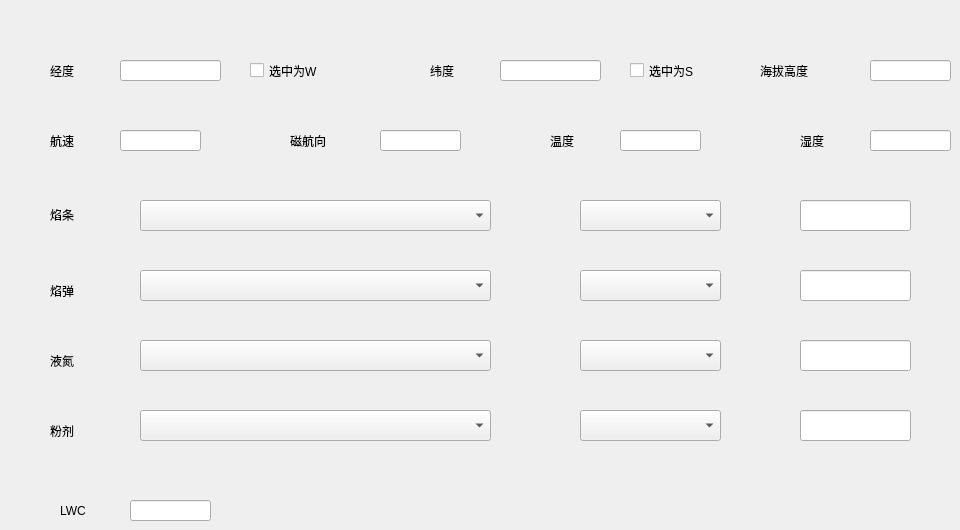
   <widget class="QWidget" name="tab_6">
    <attribute name="title">
     <string>北斗作业信息</string>
    </attribute>
    <widget class="QLabel" name="label_197">
     <property name="geometry">
      <rect>
       <x>50</x>
       <y>60</y>
       <width>51</width>
       <height>21</height>
      </rect>
     </property>
     <property name="text">
      <string>经度</string>
     </property>
    </widget>
    <widget class="QLineEdit" name="beidouWorkInfo_0">
     <property name="geometry">
      <rect>
       <x>120</x>
       <y>60</y>
       <width>101</width>
       <height>21</height>
      </rect>
     </property>
    </widget>
    <widget class="QLabel" name="label_198">
     <property name="geometry">
      <rect>
       <x>430</x>
       <y>60</y>
       <width>51</width>
       <height>21</height>
      </rect>
     </property>
     <property name="text">
      <string>纬度</string>
     </property>
    </widget>
    <widget class="QLineEdit" name="beidouWorkInfo_1">
     <property name="geometry">
      <rect>
       <x>500</x>
       <y>60</y>
       <width>101</width>
       <height>21</height>
      </rect>
     </property>
     <property name="text">
      <string/>
     </property>
    </widget>
    <widget class="QLineEdit" name="beidouWorkInfo_2">
     <property name="geometry">
      <rect>
       <x>870</x>
       <y>60</y>
       <width>81</width>
       <height>21</height>
      </rect>
     </property>
     <property name="text">
      <string/>
     </property>
    </widget>
    <widget class="QLabel" name="label_199">
     <property name="geometry">
      <rect>
       <x>760</x>
       <y>60</y>
       <width>81</width>
       <height>21</height>
      </rect>
     </property>
     <property name="text">
      <string>海拔高度</string>
     </property>
    </widget>
    <widget class="QLineEdit" name="beidouWorkInfo_3">
     <property name="geometry">
      <rect>
       <x>120</x>
       <y>130</y>
       <width>81</width>
       <height>21</height>
      </rect>
     </property>
     <property name="text">
      <string/>
     </property>
    </widget>
    <widget class="QLabel" name="label_200">
     <property name="geometry">
      <rect>
       <x>50</x>
       <y>130</y>
       <width>51</width>
       <height>21</height>
      </rect>
     </property>
     <property name="text">
      <string>航速</string>
     </property>
    </widget>
    <widget class="QLabel" name="label_201">
     <property name="geometry">
      <rect>
       <x>290</x>
       <y>130</y>
       <width>61</width>
       <height>21</height>
      </rect>
     </property>
     <property name="text">
      <string>磁航向</string>
     </property>
    </widget>
    <widget class="QLineEdit" name="beidouWorkInfo_4">
     <property name="geometry">
      <rect>
       <x>380</x>
       <y>130</y>
       <width>81</width>
       <height>21</height>
      </rect>
     </property>
     <property name="text">
      <string/>
     </property>
    </widget>
    <widget class="QLabel" name="label_202">
     <property name="geometry">
      <rect>
       <x>550</x>
       <y>130</y>
       <width>51</width>
       <height>21</height>
      </rect>
     </property>
     <property name="text">
      <string>温度</string>
     </property>
    </widget>
    <widget class="QLineEdit" name="beidouWorkInfo_5">
     <property name="geometry">
      <rect>
       <x>620</x>
       <y>130</y>
       <width>81</width>
       <height>21</height>
      </rect>
     </property>
     <property name="text">
      <string/>
     </property>
    </widget>
    <widget class="QLabel" name="label_203">
     <property name="geometry">
      <rect>
       <x>800</x>
       <y>130</y>
       <width>51</width>
       <height>21</height>
      </rect>
     </property>
     <property name="text">
      <string>湿度</string>
     </property>
    </widget>
    <widget class="QLineEdit" name="beidouWorkInfo_6">
     <property name="geometry">
      <rect>
       <x>870</x>
       <y>130</y>
       <width>81</width>
       <height>21</height>
      </rect>
     </property>
     <property name="text">
      <string/>
     </property>
    </widget>
    <widget class="QCheckBox" name="beidouWorkInfo_9">
     <property name="geometry">
      <rect>
       <x>250</x>
       <y>60</y>
       <width>121</width>
       <height>21</height>
      </rect>
     </property>
     <property name="text">
      <string>选中为W</string>
     </property>
    </widget>
    <widget class="QCheckBox" name="beidouWorkInfo_10">
     <property name="geometry">
      <rect>
       <x>630</x>
       <y>60</y>
       <width>121</width>
       <height>21</height>
      </rect>
     </property>
     <property name="text">
      <string>选中为S</string>
     </property>
    </widget>
    <widget class="QComboBox" name="weaponComboBox_1">
     <property name="geometry">
      <rect>
       <x>140</x>
       <y>200</y>
       <width>351</width>
       <height>31</height>
      </rect>
     </property>
    </widget>
    <widget class="QLabel" name="label_204">
     <property name="geometry">
      <rect>
       <x>50</x>
       <y>204</y>
       <width>41</width>
       <height>21</height>
      </rect>
     </property>
     <property name="text">
      <string>焰条</string>
     </property>
    </widget>
    <widget class="QComboBox" name="bulletTypeCombobox_1">
     <property name="geometry">
      <rect>
       <x>580</x>
       <y>200</y>
       <width>141</width>
       <height>31</height>
      </rect>
     </property>
    </widget>
    <widget class="QLineEdit" name="howManyBullet_1">
     <property name="geometry">
      <rect>
       <x>800</x>
       <y>200</y>
       <width>111</width>
       <height>31</height>
      </rect>
     </property>
     <property name="text">
      <string/>
     </property>
    </widget>
    <widget class="QLabel" name="label_205">
     <property name="geometry">
      <rect>
       <x>50</x>
       <y>280</y>
       <width>41</width>
       <height>21</height>
      </rect>
     </property>
     <property name="text">
      <string>焰弹</string>
     </property>
    </widget>
    <widget class="QLabel" name="label_206">
     <property name="geometry">
      <rect>
       <x>50</x>
       <y>350</y>
       <width>41</width>
       <height>21</height>
      </rect>
     </property>
     <property name="text">
      <string>液氮</string>
     </property>
    </widget>
    <widget class="QLabel" name="label_207">
     <property name="geometry">
      <rect>
       <x>50</x>
       <y>420</y>
       <width>41</width>
       <height>21</height>
      </rect>
     </property>
     <property name="text">
      <string>粉剂</string>
     </property>
    </widget>
    <widget class="QComboBox" name="weaponComboBox_2">
     <property name="geometry">
      <rect>
       <x>140</x>
       <y>270</y>
       <width>351</width>
       <height>31</height>
      </rect>
     </property>
    </widget>
    <widget class="QComboBox" name="weaponComboBox_3">
     <property name="geometry">
      <rect>
       <x>140</x>
       <y>340</y>
       <width>351</width>
       <height>31</height>
      </rect>
     </property>
    </widget>
    <widget class="QComboBox" name="weaponComboBox_4">
     <property name="geometry">
      <rect>
       <x>140</x>
       <y>410</y>
       <width>351</width>
       <height>31</height>
      </rect>
     </property>
    </widget>
    <widget class="QComboBox" name="bulletTypeCombobox_2">
     <property name="geometry">
      <rect>
       <x>580</x>
       <y>270</y>
       <width>141</width>
       <height>31</height>
      </rect>
     </property>
    </widget>
    <widget class="QComboBox" name="bulletTypeCombobox_3">
     <property name="geometry">
      <rect>
       <x>580</x>
       <y>340</y>
       <width>141</width>
       <height>31</height>
      </rect>
     </property>
    </widget>
    <widget class="QComboBox" name="bulletTypeCombobox_4">
     <property name="geometry">
      <rect>
       <x>580</x>
       <y>410</y>
       <width>141</width>
       <height>31</height>
      </rect>
     </property>
    </widget>
    <widget class="QLineEdit" name="howManyBullet_2">
     <property name="geometry">
      <rect>
       <x>800</x>
       <y>270</y>
       <width>111</width>
       <height>31</height>
      </rect>
     </property>
     <property name="text">
      <string/>
     </property>
    </widget>
    <widget class="QLineEdit" name="howManyBullet_3">
     <property name="geometry">
      <rect>
       <x>800</x>
       <y>340</y>
       <width>111</width>
       <height>31</height>
      </rect>
     </property>
     <property name="text">
      <string/>
     </property>
    </widget>
    <widget class="QLineEdit" name="howManyBullet_4">
     <property name="geometry">
      <rect>
       <x>800</x>
       <y>410</y>
       <width>111</width>
       <height>31</height>
      </rect>
     </property>
     <property name="text">
      <string/>
     </property>
    </widget>
    <widget class="QLineEdit" name="beidouWorkInfo_7">
     <property name="geometry">
      <rect>
       <x>130</x>
       <y>500</y>
       <width>81</width>
       <height>21</height>
      </rect>
     </property>
     <property name="text">
      <string/>
     </property>
    </widget>
    <widget class="QLabel" name="label_208">
     <property name="geometry">
      <rect>
       <x>60</x>
       <y>500</y>
       <width>51</width>
       <height>21</height>
      </rect>
     </property>
     <property name="text">
      <string>LWC</string>
     </property>
    </widget>
   </widget>
